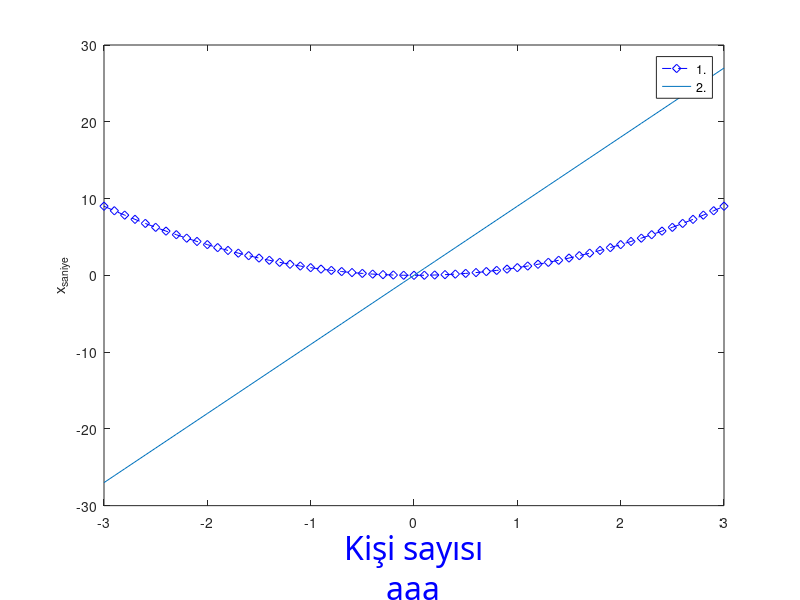

Here is the MATLAB script that generated this plot:
clc;
clear all;
close all;
x=-3:0.1:3;
y=x.^2;
y1=9.*x;

plot(x,y,'b--d','DisplayName','1.')
ylabel('x_{saniye}')
xlabel({'Kişi sayısı',...
    'aaa'},'FontSize',23,'Color','b','FontName','FontWidth');
hold on
plot(x,y1,'DisplayName','2.')
hold off
legend